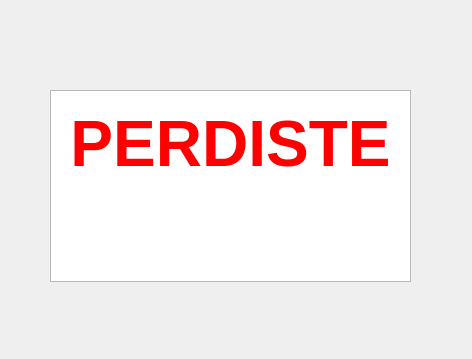
<?xml version="1.0" encoding="UTF-8"?>
<ui version="4.0">
 <class>Lose</class>
 <widget class="QDialog" name="Lose">
  <property name="geometry">
   <rect>
    <x>0</x>
    <y>0</y>
    <width>472</width>
    <height>359</height>
   </rect>
  </property>
  <property name="windowTitle">
   <string>Dialog</string>
  </property>
  <widget class="QTextBrowser" name="textBrowser">
   <property name="geometry">
    <rect>
     <x>50</x>
     <y>90</y>
     <width>361</width>
     <height>192</height>
    </rect>
   </property>
   <property name="html">
    <string>&lt;!DOCTYPE HTML PUBLIC &quot;-//W3C//DTD HTML 4.0//EN&quot; &quot;http://www.w3.org/TR/REC-html40/strict.dtd&quot;&gt;
&lt;html&gt;&lt;head&gt;&lt;meta name=&quot;qrichtext&quot; content=&quot;1&quot; /&gt;&lt;style type=&quot;text/css&quot;&gt;
p, li { white-space: pre-wrap; }
&lt;/style&gt;&lt;/head&gt;&lt;body style=&quot; font-family:'MS Shell Dlg 2'; font-size:8.25pt; font-weight:400; font-style:normal;&quot;&gt;
&lt;p align=&quot;center&quot; style=&quot;-qt-paragraph-type:empty; margin-top:0px; margin-bottom:0px; margin-left:0px; margin-right:0px; -qt-block-indent:0; text-indent:0px;&quot;&gt;&lt;br /&gt;&lt;/p&gt;
&lt;p align=&quot;center&quot; style=&quot; margin-top:0px; margin-bottom:0px; margin-left:0px; margin-right:0px; -qt-block-indent:0; text-indent:0px;&quot;&gt;&lt;span style=&quot; font-size:48pt; font-weight:600; color:#ff0000;&quot;&gt;PERDISTE&lt;/span&gt;&lt;/p&gt;&lt;/body&gt;&lt;/html&gt;</string>
   </property>
  </widget>
 </widget>
 <resources/>
 <connections/>
</ui>
